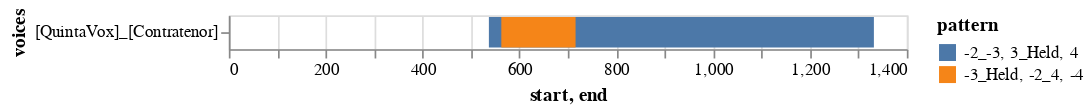

Notebook code for this chart:
### Code cell
chart, chart_df = viz.plot_ngrams_heatmap(model, h_ng, patterns=['-2_-3, 3_Held, 4', '-3_Held, -2_4, -4'], voices=['[QuintaVox]_[Contratenor]'])
chart

### Figure 1 — Vega-Lite specification as saved in the notebook (floating-point values rounded to 4 significant figures)
{"config": {"view": {"continuousWidth": 400, "continuousHeight": 300}}, "data": {"name": "data-b140e33348fdfe9b298946a5d898c4be"}, "mark": "bar", "encoding": {"color": {"type": "nominal", "field": "pattern"}, "opacity": {"condition": {"value": 1, "selection": "selector013"}, "value": 0.2}, "x": {"type": "quantitative", "field": "start"}, "x2": {"field": "end"}, "y": {"type": "nominal", "field": "voices"}}, "selection": {"selector013": {"type": "multi", "fields": ["pattern"], "bind": "legend"}}, "$schema": "https://vega.github.io/schema/vega-lite/v4.8.1.json", "datasets": {"data-b140e33348fdfe9b298946a5d898c4be": [{"start": 537.0, "end": 1332.0, "pattern": "-2_-3, 3_Held, 4", "voices": "[QuintaVox]_[Contratenor]"}, {"start": 562.7, "end": 716.0, "pattern": "-3_Held, -2_4, -4", "voices": "[QuintaVox]_[Contratenor]"}]}}
